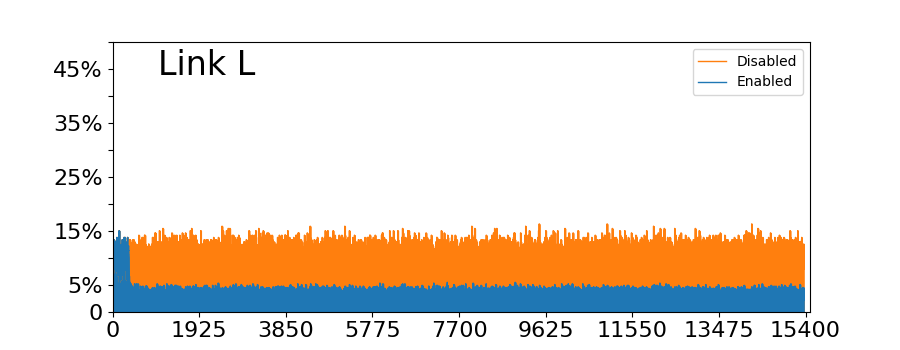

Source code (Python):
import pandas as pd
import matplotlib.pyplot as plt
import csv
import numpy as np

lenabled = pd.read_csv("lenabled.txt",delimiter='|',usecols=[3],skiprows=12)
ldisabled = pd.read_csv("ldisabled.txt",delimiter='|',usecols=[3],skiprows=12)

sin = [x[0] for x in ldisabled.values.tolist()]
con = [x[0] for x in lenabled.values.tolist()]
con= np.array(con)/3

x = len(lenabled)

plt.figure(figsize=(9, 3.5))
plt.suptitle('Link L',x= 0.23, y= 0.86, fontsize=24)

plt.plot(ldisabled,color='#FF7F0E',lw=1, label='Disabled')
plt.fill_between(list(range(x)), 0,  sin,color='#FF7F0E')
plt.plot(lenabled/3, color='#1F77B4',lw=1, label='Enabled')
plt.fill_between(list(range(x)), 0,  con, color='#1F77B4')

plt.legend(loc='upper right')

plt.xlim(0,15500)
plt.xticks(np.arange(0, 15500, 1925), ['0', '1925', '3850', '5775', '7700', '9625', '11550', '13475', '15400'], fontsize=16)
plt.ylim(0,4992)
plt.yticks(np.arange(0, 6864, 624), ['0', '5%', '', '15%', '', '25%', '', '35%', '', '45%', ''], fontsize=16)

plt.show()
